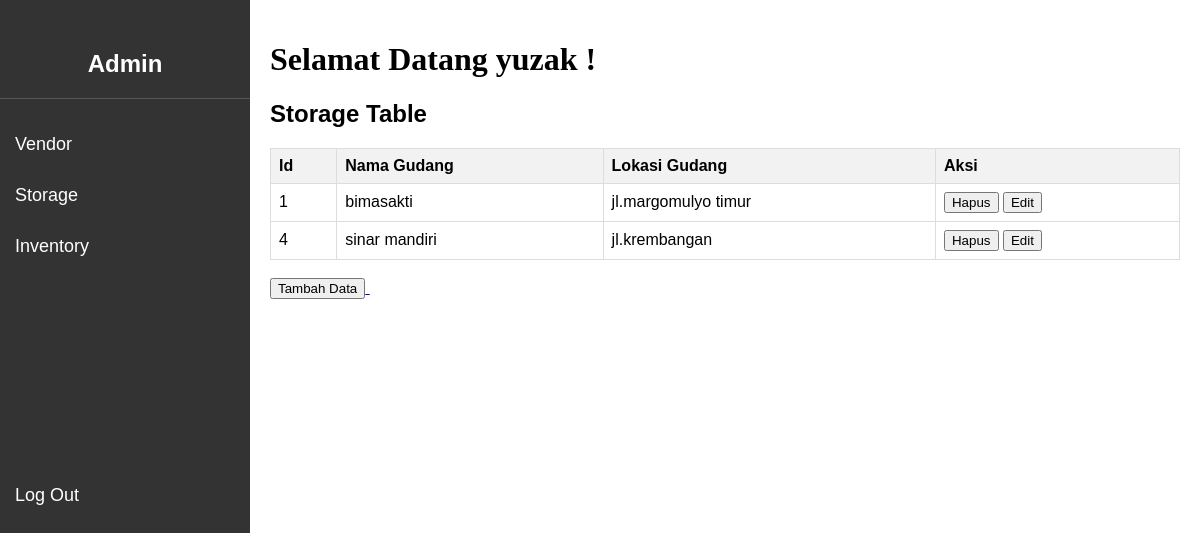
Page /storage.php (signed in) on the committed database.
### tables this page shows
CREATE TABLE `storage` (
  `id` int(20) NOT NULL,
  `nama_gudang` varchar(35) NOT NULL,
  `lokasi` varchar(35) NOT NULL
);

### storage.php (the view, shortened to what this page needs)
<!DOCTYPE html>
<html lang="en">
<head>
</head>
<body>
    <?php include "sidebar.php"; ?>
    <div class="content">
        <?php include "header.php"; ?>
     <div id="vendor" class="table-selection">
            <h2>Storage Table</h2>
            <table>
                <tr>
                    <th>Id </th>
                    <th>Nama Gudang</th>
                    <th>Lokasi Gudang</th>
                    <th>Aksi</th>
                </tr>
                <?php
                include "koneksi.php";
                $sql = "SELECT * FROM storage";
                $hsl = mysqli_query($kon, $sql);
                if($hsl -> num_rows > 0){
                    while($data = mysqli_fetch_assoc($hsl)){
                        echo "<tr>";
                        echo "<td>{$data['id']}</td>";
                        echo "<td>{$data['nama_gudang']}</td>";
                        echo "<td>{$data['lokasi']}</td>";
                        echo "<td><a href='CRUD/hapus_storage.php?id={$data['id']}' onclick='return confirm(\"Apakah Anda yakin ingin menghapus data ini?\")'><button>Hapus</button></a>
                                <a href='CRUD/edit_storage.php?id={$data['id']}'><button>Edit</button></a></td>";
                        echo "</tr>";
                    }
                }
                ?>
            </table><br>
            <a href = "CRUD/tmbh_storage.php">
                <button>Tambah Data</button>
            </a>
     </div>
   </div>
</body>
</html>

### admin.css (style rules this page uses)
body { font-family: Arial, sans-serif; display: flex; margin: 0; padding: 0; height: 100vh; }
.content { margin-left: 250px; padding: 20px; width: 100%; }
table { width: 100%; border-collapse: collapse; margin-top: 20px; }
table, th, td { border: 1px solid #ddd; }
th, td { padding: 8px; text-align: left; }
th { background-color: #f2f2f2; }

### rows in the picture
storage: id "1", nama_gudang "bimasakti", lokasi "jl.margomulyo timur"
storage: id "4", nama_gudang "sinar mandiri", lokasi "jl.krembangan"

### other values in the picture
$_SESSION['username'] "yuzak"
